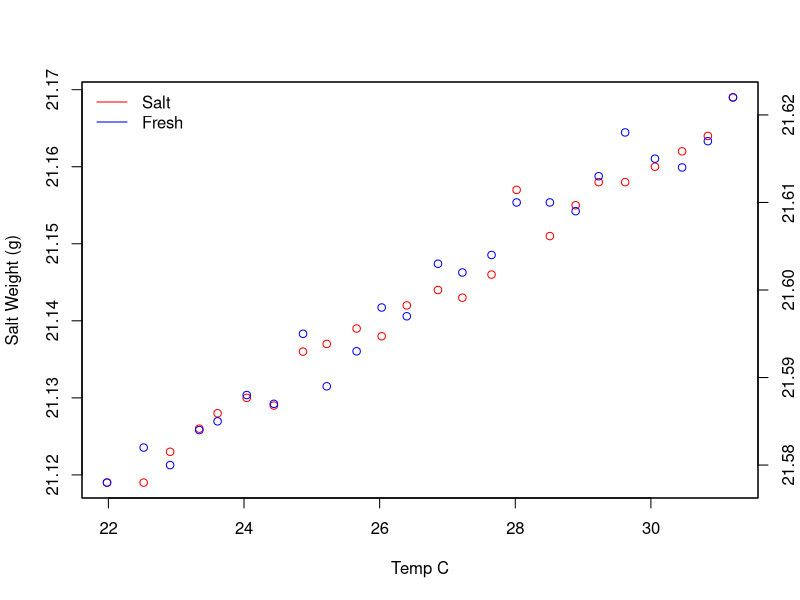
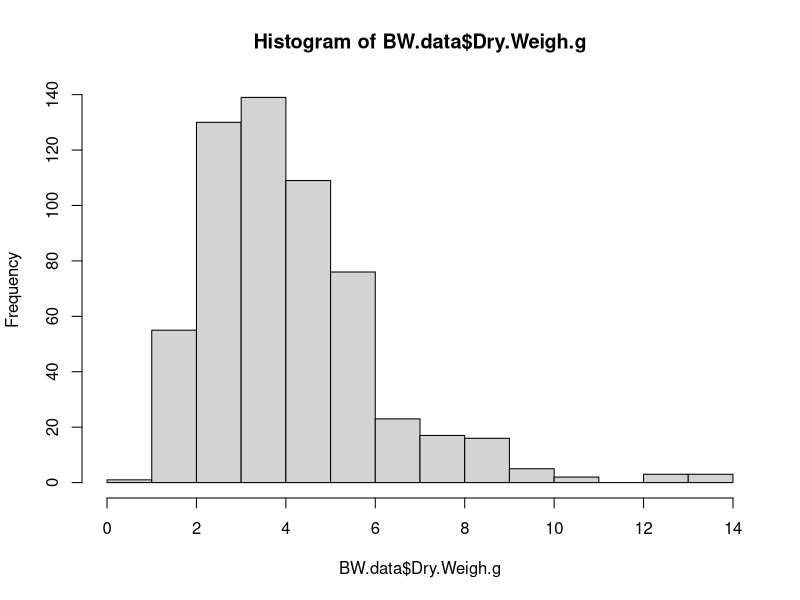

Generate these figures, in order, with R: (Note: this script raises an error after producing the figures.)
## ---- chunk 1
knitr::opts_chunk$set(echo = TRUE)
options(digits = 5) # Modify global options - set sig figs to 5 digits

## ---- chunk 2
#load packages
library("car") 
library("ggplot2") 
library("plotrix") 
require("gridExtra") 
require("utils")
library(lubridate)
library(tidyverse)

#load metadata
geno.frag<-read.csv("UROP_metadata_colony.csv")
  geno.frag$genotype<-as.factor(as.character(geno.frag$genotype))
  geno.frag$frag.id<-as.factor(as.character(geno.frag$frag.id))

#load shade levels
shade.levels<-read.csv("shade.levels.csv")
  shade.levels$frag.id<-as.factor(as.character(shade.levels$frag.id))
  shade.levels$treatment<-as.factor(as.character(shade.levels$treatment))
  shade.levels$light.level<-as.factor((shade.levels$light.level))
  shade.levels<-unique(shade.levels) #remove dups

#load depth data
geno.depth <- read.csv("UROP_geno_Depth.csv")
  geno.depth$genotype <- as.factor(as.character(geno.depth$genotype))

#load tank data
tank <- read.csv("UROP_frag_tank.csv")
  tank$frag.id <- as.factor(as.character(tank$frag.id))

#combine
metadata <- full_join(shade.levels, geno.frag)
metadata <- full_join(metadata, tank)
metadata <- full_join(metadata, geno.depth)
metadata <- as_tibble(metadata)
metadata<-dplyr::select(metadata, -c("treatment","tratment", "depth.m")) # cut unneccessary cols
## ---- chunk 3
BW.data.T0 <-read.csv('Buoyant_weight/UROP_BW_T0_20171029.csv') 
BW.data.T1 <-read.csv('Buoyant_weight/UROP_BW_T1_20171129.csv') 
BW.data.T2 <-read.csv('Buoyant_weight/UROP_BW_T2_20180108.csv')
BW.data <- rbind(BW.data.T0, BW.data.T1, BW.data.T2) #combine
BW.data<-merge(BW.data, metadata, by.x= "frag.id") #merge with metadata
  BW.data$frag.id<-as.factor(as.character(BW.data$frag.id))
  BW.data$temp.c<-as.numeric(BW.data$temp.c)
  BW.data$time.point<-as.factor(as.character(BW.data$time.point))

#HPutnam code

# load data 
CalData<-read.csv('Buoyant_weight/Bouyant_weight_calibration_curve.csv', header=T, sep=",")
#Data with Standard weights in grams in deionized water, saltwater, and the temp that they were measured at

#plot relationship between temp and Standard in fresh and salt water
plot(CalData$Temp, CalData$StandardSalt, col = 'red', ylab = 'Salt Weight (g)', xlab = 'Temp C')
par(new=TRUE)
plot(CalData$Temp, CalData$StandardFresh, col = 'blue',xaxt="n",yaxt="n",xlab="",ylab="")
axis(4)
mtext("'Fresh Weight (g)'",side=4,line=3)
legend("topleft",col=c("red","blue"),lty=1,legend=c("Salt","Fresh"), bty = "n")

#linear regression between temp and Standard
#Salt water standard measures
StandardSaltModel <- lm(CalData$StandardSalt~CalData$Temp)
summary(StandardSaltModel)
summary(StandardSaltModel)$r.squared
StandardSaltModel$coef

#Fresh water standard measures
StandardFreshModel <- lm(CalData$StandardFresh~CalData$Temp)
summary(StandardFreshModel)
summary(StandardFreshModel)$r.squared
StandardFreshModel$coef

BW <- BW.data$mass.g
Temp <- BW.data$temp.c 

BWCalc_Mcap <- function(StandardAir= 39.092, Temp, BW, CoralDensity = 2.03){
  #Parameters---------------------------------------------------------------
  # StandardAir is the weight of the Standard in air (Default set at 39.092 grams weighed on balance)
  # Temp is the temperature of the water during the coral measurement
  # BW is the buoywant weight of the coral
  # CoralDensity <- 2.03 #g cm-3, set aragonite density for Montipora from literature 
  #Montipora Arag = 2.03 g cm-3 average from table 2 in Anthony 2003 Functional Ecology 17:246-259
  

 #Calculation------------------------------------------------------------
  #Step 1: correct the Standard weights for temperature
  # StandardFresh is the weight of the Standard in  fresh water at temp x
  # StandardSalt is the weight of the Standard in salt water at temp x
  
  # This is based on a calibration curve for Standards weighed in fresh and salt water at many temps
StandardFresh <- StandardFreshModel$coef[-1]*Temp + StandardFreshModel$coef[1] 
StandardSalt <- StandardSaltModel$coef[-1]*Temp + StandardSaltModel$coef[1] 
  
  # Step 2: Use weight in air and freshwater of the  Standard to calculate
  # the density of the Standard (Davies eq. 4)
FreshDensity <- 1 #Fresh water has a density of 1 g/cm3
StandardDensity <- FreshDensity/(1-(StandardFresh/StandardAir)) 
  
  # Step 3: Calculate the density of seawater using the density of the Standard
  # (Spencer Davies eq. 3)
SWDensity <- StandardDensity*(1-(StandardSalt/StandardAir))
  
  # Step 4: Calculate the dry weight of the coral (Davies eq. 1)
CoralWeight <- BW/(1-(SWDensity/CoralDensity))
  
  return(CoralWeight) #returns coral dry weights in g
}
   
BW.data$Dry.Weigh.g <- BWCalc_Mcap(BW=BW, Temp=Temp) #use function to calculate dry weight
hist(BW.data$Dry.Weigh.g) #not normal

# Entering the tidyverse
BW.data <- tibble(BW.data)
BW.data<-dplyr::select(BW.data, -c("mass.g","temp.c", "date")) # cut cols unneeded
## ---- chunk 4
# Read in and tidy processed qPCR data
qpcr <- read_csv("qPCR/qpcr_processed.csv")

qpcr <- qpcr %>%
  dplyr::select(frag.id, time, propD, dom = Dom, mix = Mix) %>%
  mutate(time.point = if_else(time == "Time1", "T0", "T2"),
         frag.id = factor(frag.id)) %>%
  dplyr::select(-time)

# Join qPCR data with BW data
df <- full_join(BW.data, qpcr)
# frags with qPCR data but no BW data or metadata
df %>% filter(is.na(Dry.Weigh.g)) %>% print(n = nrow(.))

# Delete genotype 874 (only 1 frag measured once)
df <- df %>% filter(!genotype == 874 | is.na(genotype))

# Samples with qPCR data but NO BW data --- n=38 (these were frags that died before experiment)
missing_bw <- anti_join(qpcr, BW.data)

# Samples with BW data but NO qPCR data at T0 --- n=43 (these were likely failed qPCRs)
missing_qpcr <- anti_join(BW.data, qpcr) %>%
   filter(time.point == "T0")

# Remove all samples with no BW data
df <- df %>%
  filter(!is.na(Dry.Weigh.g))


# Fill in missing symbiont data
# Sometimes missing symbiont data for frags where qPCR failed -- assign dominant symbiont based on other frags of same genotype.
df %>%
  group_by(genotype) %>%
  drop_na(dom) %>%
  dplyr::summarize(sym = paste0(unique(dom), collapse = ",")) %>%
  filter(nchar(sym) > 1)

# Genotype 864 = frags 20, 21. -- each amped once as C and once as D
# frag20 T2 had poor amplification (throw away) -- T0 showed D. 
# frag21 T0 had "A" and "B" run with diff. dom syms... which is right? Use D bc frag20 had D?  or throw away?
# 864 screening biopsy was 90% D
# could switch this colony to all D....
df %>%
  dplyr::filter(genotype == "864")  %>%
  arrange(frag.id, time.point) %>%
  print(n = nrow(.))

# Genotype 867B = frags 47, 48, 49, 50.
# 47=C@T2 ----healthy at T2
# 48=D@T0 ----dead3 by T2
# 49=C@T2 ----dead2 by T2
# 50=D@T0 ----dead5 by T2
# screening biopsy for '867' was D... but was this same colony as 867B?
# If going with T0 data, could label this as a D colony, but weird that T2 samples were both C....shuffling?
# Call this a D colony, but if outlier/weird, probly throw away...
### this 867B at T2 high light had  the highest  growth rate of  all "D" colonies...since  this is an outlier, best to filter out this data point. it probably really was C, and was tagged as wrong genotype. 

# Genotype 868 = frags 109, 110, 111, 112
# all have pretty even mixtures but all C-dom except 112@T0 was D-dom.... but only 58% D. qPCR data looks good.
# ...MIXED
# label this a D for now... D could be defined as morethan background levels of D  / including these mixed colonies

# Genotype 880 = frag 24 only. 90%D@T0, 53%C@T2.....
# ...MIXED

# Genotype 912 = frags 51, 52, 53, 64
# 53 and 64 are 98% D.
# 51 is 100%D@T0, and 100%C@T2.... qPCR data better for the C sample than the D sample...
# no colony screening sample for this genotype
# could label as D colony

# Genotype 922 = frags 70, 84, 85, 86
# 70 is 98%D@T0, 100%C@T2.
# 85 is 96%D@T2
# no colony screening sample

# Going to label all these genotypes as D's for now
genos <- c("864", "867B", "868", "880", "912", "922")
df <- df %>%
  mutate(dom = if_else(genotype %in% genos, "D", dom))

# Are any genotypes entirely missing symbiont data?
df %>%
  group_by(genotype) %>%
  summarize(missingdom = !any(!is.na(dom))) %>%
  filter(missingdom)  
# Yes, genotype 894 has only one fragment (265), and it has no qPCR data.
# Parent colony screening biopsy for 894 was C, so going to label this as C (Mariah's notes also say frag 265 was setup as a brown C colony).
df <- df %>%
  mutate(dom = if_else(genotype == "894", "C", dom))

df <- df %>%
  group_by(genotype) %>%
  mutate(dom = replace_na(dom, unique(dom[!is.na(dom)]))) %>%
  ungroup()
## ---- chunk 5
mort<-read_csv("partialMortality.csv")
  mort$frag.id <- as.factor(as.character(mort$frag.id))
  mort <- as_tibble(mort)
  mort<-drop_na(mort)
  mort2<-pivot_wider(mort, names_from = time.point, values_from = percent.mort, )

# Remove frags with high partial mortality at start of experiment (T0): 2, 8, 32, 97, 144, 196, 235 and 276
mort2<-mort2 %>%
  filter(!frag.id==2) %>%
  filter(!frag.id==8)%>%
  filter(!frag.id==32)%>%
    filter(!frag.id==97)%>%
    filter(!frag.id==1144)%>%
    filter(!frag.id==196)%>%
    filter(!frag.id==235)%>%
    filter(!frag.id==276)

# change missing T2 scores to the score at T1 ONLY for 100% mortality at T1
mort2<-mort2 %>%
  mutate(T2 = case_when(
    is.na(T2) & T1 == 100 ~ 100,
    TRUE ~ T2
  ))

mort2<-pivot_longer(mort2, cols = c(T0,T1, T2), names_to = "time.point", values_to = "mortality")
df <- full_join(df, mort2) # we are missing some values. 

#remove frags with only T0
df<-df %>%
  filter(!frag.id==25)%>%
    filter(!frag.id==286)

#to edit metadata below, all must go back to characters or numeric
  df$light.level<-as.character(df$light.level)
  df$genotype<-as.character(df$genotype)
  df$dom<-as.character(df$dom)
  df$big.tank<-as.numeric(df$big.tank)
  df$tank<-as.numeric(df$tank)
  df$days<-as.numeric(df$days)

df %>% filter(is.na(dom)) #what frags do not have dom symb data: 134, 135, 137, 195
df<-df %>% filter(!is.na(dom))# remove them and then add them back in in a few lines

#If days has NA, change to dates based on condition of time.point (T1 or T2)
df<-
  df %>%
  mutate(days = case_when(
    is.na(days) & time.point == "T0" ~ 0,
    is.na(days) & time.point == "T2" ~ 60,
    is.na(days) & time.point == "T1" ~ 31,
    TRUE ~ days
  ))

#add rows for T0 if not already included
 df<-df %>%
   add_row(frag.id="134", days=0, time.point="T0", light.level="Natural", genotype="878", big.tank=16, tank=9, dom ="D", mortality=NA)%>%
    add_row(frag.id="135", days=0, time.point="T0", light.level="Low Shade", genotype="878", big.tank=13, tank=9, dom ="D", mortality=NA)%>%
    add_row(frag.id="137", days=0, time.point="T0", light.level="High Shade", genotype="878", big.tank=17, tank=26,  dom ="D", mortality=NA)%>%
    add_row(frag.id="195", days=0, time.point="T0", light.level="Low Shade", genotype="858", big.tank=13, tank=2, dom ="C", mortality=0)

# Frags missing mortality data? yes some, but they are missing values kept as NA
df %>%
  group_by(frag.id) %>%
  filter(any(is.na(mortality))) %>%
  arrange(frag.id, time.point)
## ---- chunk 6
#### Final check for duplicates
df %>%
  count(frag.id, time.point) %>%
  arrange(-n)

df %>%
  filter(frag.id == 21)
# frag 21 at T0 was qPCR'd twice, once showing C and once D -- above, we decided other evidence showed this is a D colony, so we are dropping the C observation
df <- df %>%
  filter(!(frag.id == 21 & time.point == "T0" & propD == 0))


#### Fill in missing metadata for a couple of frags at  T2
df  <- df %>% 
  group_by(frag.id) %>%
  fill(genotype, light.level, big.tank, tank, dom) %>%
  ungroup()


#### Filter frags if symb ID ambiguous

# Filter out a few fragments where symbiont identity is ambiguous, e.g., 867B and 922 where the colony was categorized as D based on the majority of frags from that colony, but individual fragments were 100%C
mislabeled_D <- df %>%
  filter(dom == "D", propD < 0.5)

df <- df %>%
  anti_join(mislabeled_D)
## ---- chunk 7
write_csv(df, "all_data_cleaned.csv")
